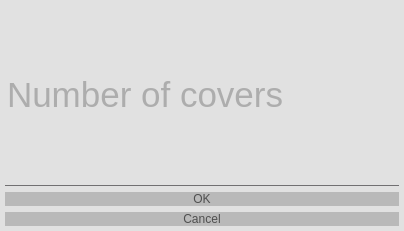
<?xml version="1.0" encoding="UTF-8"?>
<ui version="4.0">
 <class>Dialog</class>
 <widget class="QDialog" name="Dialog">
  <property name="geometry">
   <rect>
    <x>0</x>
    <y>0</y>
    <width>404</width>
    <height>231</height>
   </rect>
  </property>
  <property name="windowTitle">
   <string>Number of covers</string>
  </property>
  <property name="windowIcon">
   <iconset resource="../resource/resource.qrc">
    <normaloff>:/Simple icons/simple_icons/fi-rr-life-ring.svg</normaloff>:/Simple icons/simple_icons/fi-rr-life-ring.svg</iconset>
  </property>
  <property name="styleSheet">
   <string notr="true">*
{
	
	font: 26pt &quot;MS Shell Dlg 2&quot;;
	
	color: rgb(79, 79, 79);
	background-color:  rgba(223, 223, 223, 200);
}


QPushButton
{ 
	alternate-background-color: rgb(255, 255, 255);
	
	background-color: rgb(185, 185, 185);
	border-width: 2px;
    border-radius: 10px;
	position: center;
 }

QPushButton:hover
{
	background: rgba(225, 225, 225, 180);
	border-style: dashed;
}

QPushButton:pressed
{
	
	background-color: rgb(136, 136, 136, 180);
	border-width: 2px;
    border-radius: 10px;
}

QLineEdit
{
	background: transparent;
	color: rgb(121, 121, 121);
	border: none;
	border-bottom: 1px solid #717072
}
</string>
  </property>
  <layout class="QVBoxLayout" name="verticalLayout">
   <property name="leftMargin">
    <number>5</number>
   </property>
   <property name="topMargin">
    <number>5</number>
   </property>
   <property name="rightMargin">
    <number>5</number>
   </property>
   <property name="bottomMargin">
    <number>5</number>
   </property>
   <item>
    <widget class="QLineEdit" name="le_nb_covers">
     <property name="sizePolicy">
      <sizepolicy hsizetype="MinimumExpanding" vsizetype="MinimumExpanding">
       <horstretch>0</horstretch>
       <verstretch>0</verstretch>
      </sizepolicy>
     </property>
     <property name="font">
      <font>
       <family>MS Shell Dlg 2</family>
       <pointsize>26</pointsize>
       <weight>50</weight>
       <italic>false</italic>
       <bold>false</bold>
      </font>
     </property>
     <property name="layoutDirection">
      <enum>Qt::LeftToRight</enum>
     </property>
     <property name="inputMethodHints">
      <set>Qt::ImhDigitsOnly|Qt::ImhFormattedNumbersOnly</set>
     </property>
     <property name="placeholderText">
      <string>Number of covers</string>
     </property>
    </widget>
   </item>
   <item>
    <widget class="QDialogButtonBox" name="buttonBox">
     <property name="sizePolicy">
      <sizepolicy hsizetype="MinimumExpanding" vsizetype="Maximum">
       <horstretch>0</horstretch>
       <verstretch>0</verstretch>
      </sizepolicy>
     </property>
     <property name="font">
      <font>
       <family>MS Shell Dlg 2</family>
       <pointsize>26</pointsize>
       <weight>50</weight>
       <italic>false</italic>
       <bold>false</bold>
      </font>
     </property>
     <property name="layoutDirection">
      <enum>Qt::LeftToRight</enum>
     </property>
     <property name="autoFillBackground">
      <bool>false</bool>
     </property>
     <property name="orientation">
      <enum>Qt::Vertical</enum>
     </property>
     <property name="standardButtons">
      <set>QDialogButtonBox::Cancel|QDialogButtonBox::Ok</set>
     </property>
     <property name="centerButtons">
      <bool>true</bool>
     </property>
    </widget>
   </item>
  </layout>
 </widget>
 <resources>
  <include location="../resource/resource.qrc"/>
 </resources>
 <connections/>
</ui>
